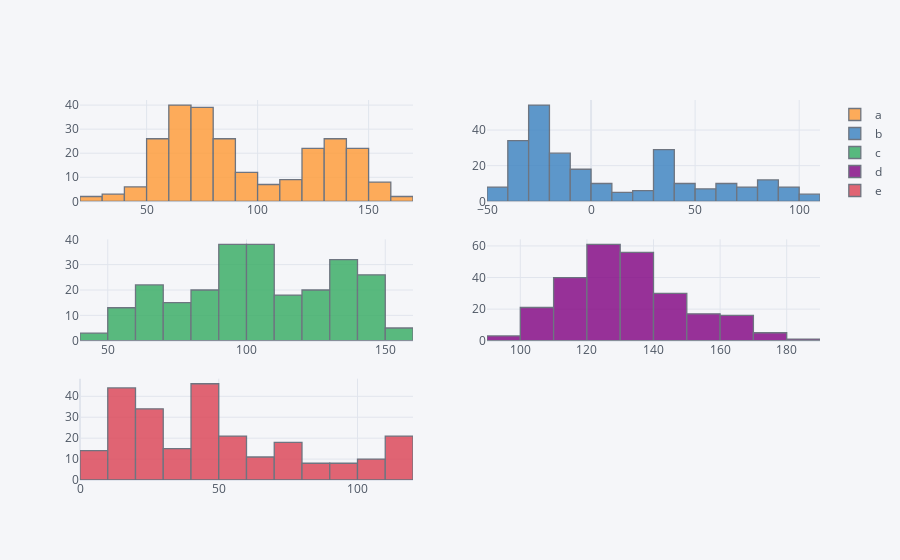

Source (notebook cell):
### Markdown cell above
Similar to matplotlib, plotly allows for a number of different plotting types. Plot‐ ting types available via Cufflinks are chart, scatter, bar, box, spread, ratio, heat map, surface, histogram, bubble, bubble3d, scatter3d, scattergeo, ohlc, candle, pie, and choropleth.

### Code cell
plyo.iplot(df.iplot(kind='hist',
                   subplots=True,
                   bins = 15,
                   asFigure=True),
          image='png',
          filename='ply_03')

### Figure 1 — Plotly figure (JSON) as saved in the notebook; plotly's stock layout.template omitted (floating-point values rounded to 4 significant figures; data arrays with more than 128 entries replaced by an {"elided": "..."} marker saying what was removed)
{"data": [{"histfunc": "count", "histnorm": "", "marker": {"color": "rgba(255, 153, 51, 1.0)", "line": {"color": "#4D5663", "width": 1.3}}, "name": "a", "nbinsx": 15, "opacity": 0.8, "orientation": "v", "type": "histogram", "x": {"elided": "250 float values"}, "xaxis": "x", "yaxis": "y"}, {"histfunc": "count", "histnorm": "", "marker": {"color": "rgba(55, 128, 191, 1.0)", "line": {"color": "#4D5663", "width": 1.3}}, "name": "b", "nbinsx": 15, "opacity": 0.8, "orientation": "v", "type": "histogram", "x": {"elided": "250 float values"}, "xaxis": "x2", "yaxis": "y2"}, {"histfunc": "count", "histnorm": "", "marker": {"color": "rgba(50, 171, 96, 1.0)", "line": {"color": "#4D5663", "width": 1.3}}, "name": "c", "nbinsx": 15, "opacity": 0.8, "orientation": "v", "type": "histogram", "x": {"elided": "250 float values"}, "xaxis": "x3", "yaxis": "y3"}, {"histfunc": "count", "histnorm": "", "marker": {"color": "rgba(128, 0, 128, 1.0)", "line": {"color": "#4D5663", "width": 1.3}}, "name": "d", "nbinsx": 15, "opacity": 0.8, "orientation": "v", "type": "histogram", "x": {"elided": "250 float values"}, "xaxis": "x4", "yaxis": "y4"}, {"histfunc": "count", "histnorm": "", "marker": {"color": "rgba(219, 64, 82, 1.0)", "line": {"color": "#4D5663", "width": 1.3}}, "name": "e", "nbinsx": 15, "opacity": 0.8, "orientation": "v", "type": "histogram", "x": {"elided": "250 float values"}, "xaxis": "x5", "yaxis": "y5"}], "layout": {"barmode": "overlay", "legend": {"bgcolor": "#F5F6F9", "font": {"color": "#4D5663"}}, "paper_bgcolor": "#F5F6F9", "plot_bgcolor": "#F5F6F9", "title": {"font": {"color": "#4D5663"}}, "xaxis": {"anchor": "y", "domain": [0, 0.45], "gridcolor": "#E1E5ED", "showgrid": true, "tickfont": {"color": "#4D5663"}, "title": {"font": {"color": "#4D5663"}, "text": ""}, "zerolinecolor": "#E1E5ED"}, "xaxis2": {"anchor": "y2", "domain": [0.55, 1], "gridcolor": "#E1E5ED", "showgrid": true, "tickfont": {"color": "#4D5663"}, "title": {"font": {"color": "#4D5663"}, "text": ""}, "zerolinecolor": "#E1E5ED"}, "xaxis3": {"anchor": "y3", "domain": [0, 0.45], "gridcolor": "#E1E5ED", "showgrid": true, "tickfont": {"color": "#4D5663"}, "title": {"font": {"color": "#4D5663"}, "text": ""}, "zerolinecolor": "#E1E5ED"}, "xaxis4": {"anchor": "y4", "domain": [0.55, 1], "gridcolor": "#E1E5ED", "showgrid": true, "tickfont": {"color": "#4D5663"}, "title": {"font": {"color": "#4D5663"}, "text": ""}, "zerolinecolor": "#E1E5ED"}, "xaxis5": {"anchor": "y5", "domain": [0, 0.45], "gridcolor": "#E1E5ED", "showgrid": true, "tickfont": {"color": "#4D5663"}, "title": {"font": {"color": "#4D5663"}, "text": ""}, "zerolinecolor": "#E1E5ED"}, "yaxis": {"anchor": "x", "domain": [0.7333, 1], "gridcolor": "#E1E5ED", "showgrid": true, "tickfont": {"color": "#4D5663"}, "title": {"font": {"color": "#4D5663"}, "text": ""}, "zerolinecolor": "#E1E5ED"}, "yaxis2": {"anchor": "x2", "domain": [0.7333, 1], "gridcolor": "#E1E5ED", "showgrid": true, "tickfont": {"color": "#4D5663"}, "title": {"font": {"color": "#4D5663"}, "text": ""}, "zerolinecolor": "#E1E5ED"}, "yaxis3": {"anchor": "x3", "domain": [0.3667, 0.6333], "gridcolor": "#E1E5ED", "showgrid": true, "tickfont": {"color": "#4D5663"}, "title": {"font": {"color": "#4D5663"}, "text": ""}, "zerolinecolor": "#E1E5ED"}, "yaxis4": {"anchor": "x4", "domain": [0.3667, 0.6333], "gridcolor": "#E1E5ED", "showgrid": true, "tickfont": {"color": "#4D5663"}, "title": {"font": {"color": "#4D5663"}, "text": ""}, "zerolinecolor": "#E1E5ED"}, "yaxis5": {"anchor": "x5", "domain": [0, 0.2667], "gridcolor": "#E1E5ED", "showgrid": true, "tickfont": {"color": "#4D5663"}, "title": {"font": {"color": "#4D5663"}, "text": ""}, "zerolinecolor": "#E1E5ED"}}}
